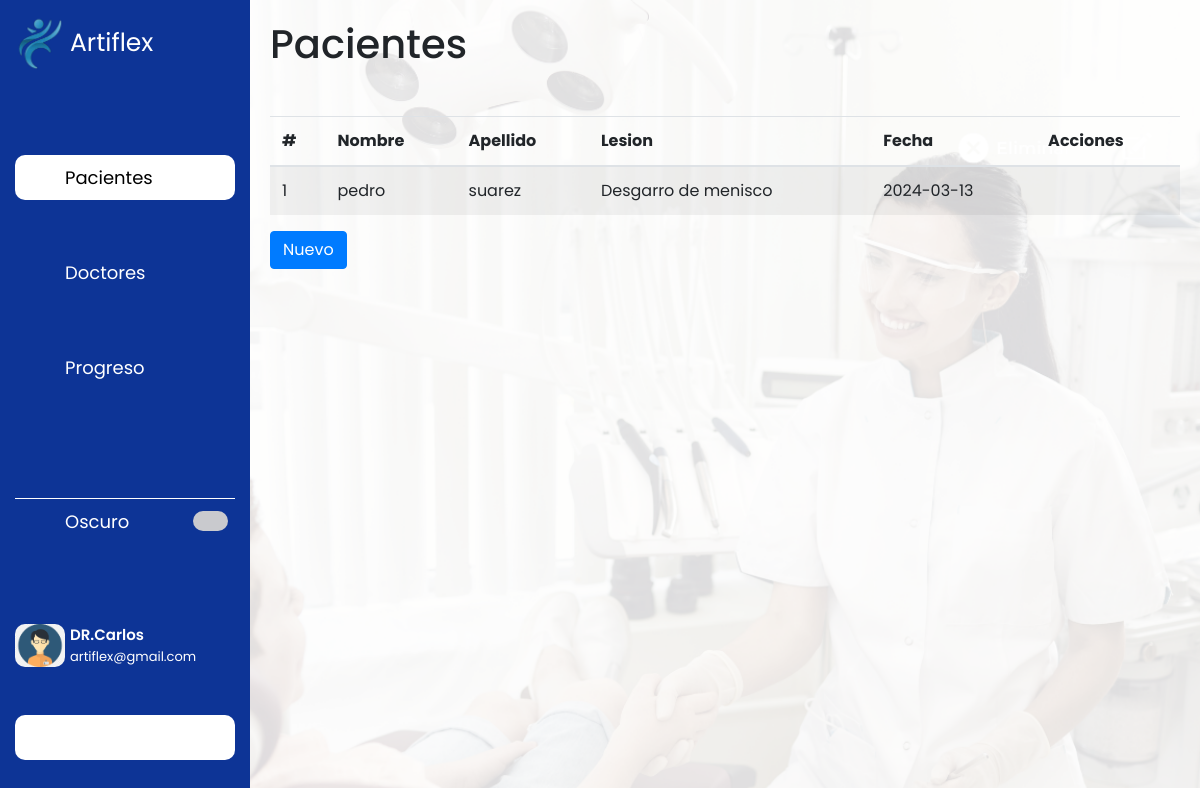
/dashboard.php (signed in), run on the app's committed database.
### tables this page shows
CREATE TABLE `pacientes` (
  `id` int(11) NOT NULL,
  `nombre` varchar(255) NOT NULL,
  `apellido` varchar(255) NOT NULL,
  `ocupacion` varchar(255) NOT NULL,
  `lesion` varchar(255) NOT NULL,
  `antecedentes` varchar(255) NOT NULL,
  `entorno` varchar(255) NOT NULL,
  `tratamiento` varchar(255) NOT NULL,
  `pregunta` varchar(255) NOT NULL,
  `edad` varchar(255) NOT NULL,
  `observacion` varchar(255) NOT NULL,
  `fecha` date NOT NULL
);

### obtener_data_pacientes.php (the view, shortened to what this page needs)
<?php
include('db/conexion.php');
if($conexion){
    $consulta = 'SELECT *FROM pacientes ';
    $datos = $conexion->query($consulta);
    if($datos->num_rows > 0){
        $contador =0;
        while($fila = $datos->fetch_assoc()){
            $id = $contador+=1;
            $nombre = $fila['nombre'];
            $apellido = $fila['apellido'];
            $lesion = $fila['lesion'];
            $fecha = $fila['fecha'];
?>
       <tr>
        <td><?= $id?></td>
        <td><?= $nombre?></td>
        <td><?= $apellido?></td>
        <td><?= $lesion?></td>
        <td><?= $fecha?></td>
        <td>
        </td>
       </tr>
<?php
        }
    }
}
?>

### estilos_dashboard.css (style rules this page uses)
:root { --color-barra-lateral:#0D3496; --color-texto:#fff; --color-texto-menu:#fff; --color-menu-hover:#fff; --color-menu-hover-texto:rgb(0,0,0); --color-boton:rgb(0,0,0); --color-boton-texto:rgb(255,255,255); --color-linea:#fff; --color-switch-base :rgb(201,202,206); --color-switch-circulo:rgb(241,241,241); --color-scroll:rgb(192,192,192); --color-scroll-hover:rgb(134,134,134); }
* { margin: 0; padding: 0; box-sizing: border-box; font-family: "Poppins", sans-serif; }
body { height: 100vh; width: 100%; background-image: url(./img/fondo.png); background-repeat: no-repeat; background-size: cover; background-position: center; }

### data on the page
pacientes: id "1", nombre "pedro", apellido "suarez", lesion "Desgarro de menisco", fecha "2024-03-13"

### other printed values
$nombreUsuario "DR.Carlos"
